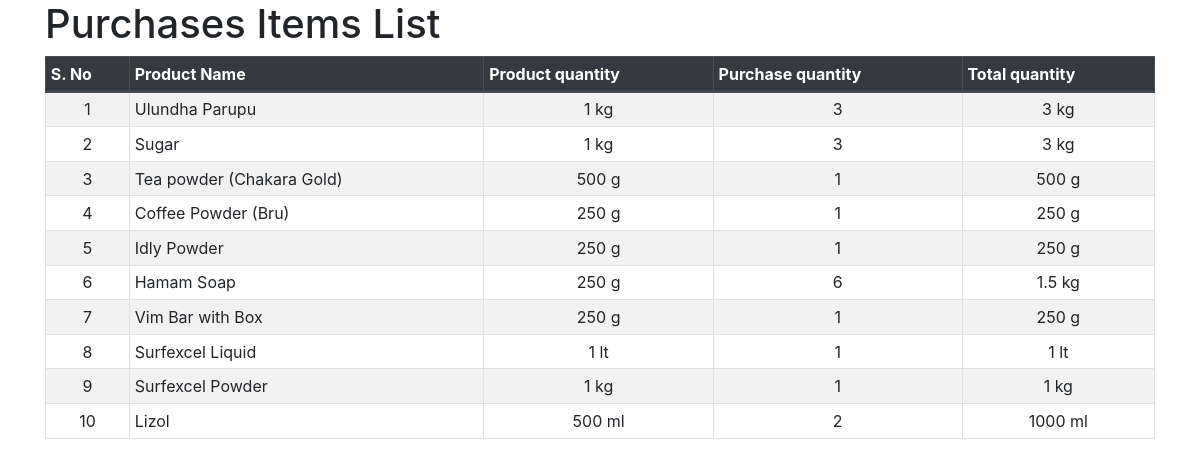
/purchases/2/items, run on the app's committed database.
### purchase/models.py (models this page shows, shortened)
class PurchaseItem(TimeMixin):
    purchase = models.ForeignKey(Purchase, on_delete=models.CASCADE)
    product = models.ForeignKey(Product, on_delete=models.CASCADE)
    quantity = models.IntegerField(blank=False, null=False, default=1)
    cost = models.FloatField(blank=True, null=True, default=0.0)
    def total_quantity_string(self):
        t_quantity = self.product.quantity * self.quantity
        unit = self.product.unit
        if unit == enum.MeasuringUnits.GRAM:
            if t_quantity > 1000:
                t_quantity = t_quantity / 1000
                unit = enum.MeasuringUnits.KILOGRAM
        elif self.product.unit == enum.MeasuringUnits.MILLILITRE:
            if t_quantity > 1000:
                t_quantity = t_quantity / 1000
                unit = enum.MeasuringUnits.LITRE
        return f"{t_quantity:g} {unit}"

### product/models.py (models this page shows, shortened)
class TimeMixin(models.Model):
    created_at = models.DateTimeField(auto_now_add=True)
    updated_at = models.DateTimeField(auto_now=True)
    deleted_at = models.DateTimeField(auto_now=True)
    class Meta:
        abstract = True

class Product(TimeMixin):
    name = models.CharField(max_length=200, blank=False, null=False)
    category = models.ForeignKey(Category, on_delete=models.SET_NULL, null=True)
    quantity = models.FloatField(blank=False, null=False, default=1, help_text='Give the quantity of the product. Example, 1 kg, 2 litres, etc.')
    unit = models.CharField(max_length=100, choices=enum.MeasuringUnits.choices, blank=False, null=False, default='nos', help_text='Enter unit to measure the quantity. Example, 1kg, 2litre. Here, kg and litre are the units')
    cost = models.FloatField(blank=True, null=True, default=0.0)

### purchase/views.py (the view)
# urls.py: path('<int:purchase_id>/items', PurchaseItemListView.as_view(), name='purchaseitem-list')
class PurchaseItemListView(ListView):
    model = PurchaseItem
    paginate_by: int = 50

### purchase/templates/purchase/purchaseitem_list.html (shortened to what this page needs)
{% extends 'base.html' %}
{% block content %}
<h1>Purchases Items List</h1>
<table class="table table-striped table-bordered table-sm">
    <thead class="thead-dark">
        <tr>
            <th>S. No</th>
            <th>Product Name</th>
            <th>Product quantity</th>
            <th>Purchase quantity</th>
            <th>Total quantity</th>
        </tr>
    </thead>
    {% for purchaseitem in object_list %}
    <tr>
        <td style="text-align: center">{{ forloop.counter }}</td>
        <td>{{ purchaseitem.product.name }}</td>
        <td style="text-align: center">{{ purchaseitem.product.quantity|floatformat:"0" }} {{ purchaseitem.product.unit|lower }}</td>
        <td style="text-align: center">{{ purchaseitem.quantity }}</td>
        <td style="text-align: center">{{ purchaseitem.total_quantity_string|lower }}</td>
    </tr>
    {% empty %}
    <tr>
        <td>No Purchase Items Added.</td>
    </tr>
    {% endfor %}
</table>
{% endblock content %}

### data on the page
PurchaseItem: product.name "Ulundha Parupu", product.quantity "1", product.unit "kg", quantity "3", total_quantity_string "3 kg"
PurchaseItem: product.name "Sugar", product.quantity "1", product.unit "kg", quantity "3", total_quantity_string "3 kg"
PurchaseItem: product.name "Tea powder (Chakara Gold)", product.quantity "500", product.unit "g", quantity "1", total_quantity_string "500 g"
PurchaseItem: product.name "Coffee Powder (Bru)", product.quantity "250", product.unit "g", quantity "1", total_quantity_string "250 g"
PurchaseItem: product.name "Idly Powder", product.quantity "250", product.unit "g", quantity "1", total_quantity_string "250 g"
PurchaseItem: product.name "Hamam Soap", product.quantity "250", product.unit "g", quantity "6", total_quantity_string "1.5 kg"
PurchaseItem: product.name "Vim Bar with Box", product.quantity "250", product.unit "g", quantity "1", total_quantity_string "250 g"
PurchaseItem: product.name "Surfexcel Liquid", product.quantity "1", product.unit "lt", quantity "1", total_quantity_string "1 lt"
PurchaseItem: product.name "Surfexcel Powder", product.quantity "1", product.unit "kg", quantity "1", total_quantity_string "1 kg"
PurchaseItem: product.name "Lizol", product.quantity "500", product.unit "ml", quantity "2", total_quantity_string "1000 ml"
